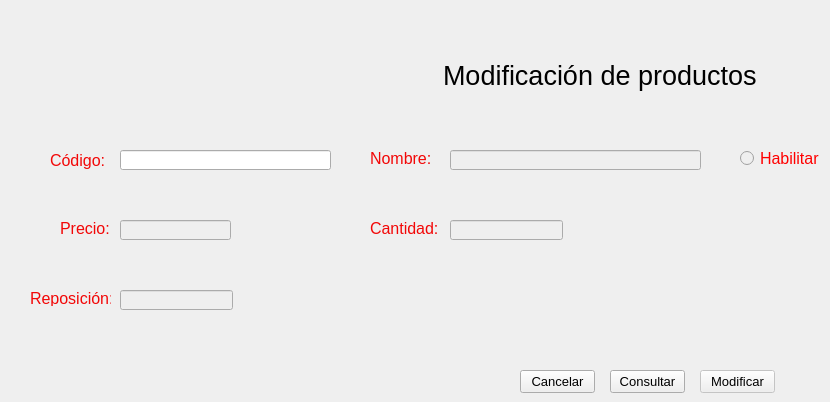
    <widget class="QWidget" name="modificarproductos">
     <property name="windowTitle">
      <string>Modificar producto</string>
     </property>
     <widget class="QLabel" name="label_14">
      <property name="geometry">
       <rect>
        <x>50</x>
        <y>150</y>
        <width>61</width>
        <height>21</height>
       </rect>
      </property>
      <property name="font">
       <font>
        <pointsize>12</pointsize>
       </font>
      </property>
      <property name="styleSheet">
       <string notr="true">color: rgb(242, 7, 7);</string>
      </property>
      <property name="text">
       <string>Código:</string>
      </property>
     </widget>
     <widget class="QLabel" name="label_15">
      <property name="geometry">
       <rect>
        <x>370</x>
        <y>220</y>
        <width>71</width>
        <height>16</height>
       </rect>
      </property>
      <property name="font">
       <font>
        <pointsize>12</pointsize>
       </font>
      </property>
      <property name="styleSheet">
       <string notr="true">color: rgb(242, 7, 7);</string>
      </property>
      <property name="text">
       <string>Cantidad:</string>
      </property>
     </widget>
     <widget class="QLabel" name="label_16">
      <property name="geometry">
       <rect>
        <x>60</x>
        <y>220</y>
        <width>51</width>
        <height>16</height>
       </rect>
      </property>
      <property name="font">
       <font>
        <pointsize>12</pointsize>
       </font>
      </property>
      <property name="styleSheet">
       <string notr="true">color: rgb(242, 7, 7);</string>
      </property>
      <property name="text">
       <string>Precio:</string>
      </property>
     </widget>
     <widget class="QLabel" name="label_17">
      <property name="geometry">
       <rect>
        <x>370</x>
        <y>150</y>
        <width>71</width>
        <height>16</height>
       </rect>
      </property>
      <property name="font">
       <font>
        <pointsize>12</pointsize>
       </font>
      </property>
      <property name="styleSheet">
       <string notr="true">color: rgb(242, 7, 7);</string>
      </property>
      <property name="text">
       <string>Nombre:</string>
      </property>
     </widget>
     <widget class="QLabel" name="label_18">
      <property name="geometry">
       <rect>
        <x>30</x>
        <y>290</y>
        <width>81</width>
        <height>16</height>
       </rect>
      </property>
      <property name="font">
       <font>
        <pointsize>12</pointsize>
       </font>
      </property>
      <property name="styleSheet">
       <string notr="true">color: rgb(242, 7, 7);</string>
      </property>
      <property name="text">
       <string>Reposición:</string>
      </property>
     </widget>
     <widget class="QLineEdit" name="linecodigomp">
      <property name="geometry">
       <rect>
        <x>120</x>
        <y>150</y>
        <width>211</width>
        <height>20</height>
       </rect>
      </property>
      <property name="font">
       <font>
        <pointsize>12</pointsize>
        <weight>75</weight>
        <bold>true</bold>
       </font>
      </property>
      <property name="styleSheet">
       <string notr="true">color: rgb(0, 0, 0);</string>
      </property>
      <property name="maxLength">
       <number>13</number>
      </property>
     </widget>
     <widget class="QLineEdit" name="linenombremp">
      <property name="enabled">
       <bool>false</bool>
      </property>
      <property name="geometry">
       <rect>
        <x>450</x>
        <y>150</y>
        <width>251</width>
        <height>20</height>
       </rect>
      </property>
      <property name="font">
       <font>
        <pointsize>12</pointsize>
        <weight>75</weight>
        <bold>true</bold>
       </font>
      </property>
      <property name="styleSheet">
       <string notr="true">color: rgb(0, 0, 0);</string>
      </property>
      <property name="maxLength">
       <number>25</number>
      </property>
     </widget>
     <widget class="QLineEdit" name="linepreciomp">
      <property name="enabled">
       <bool>false</bool>
      </property>
      <property name="geometry">
       <rect>
        <x>120</x>
        <y>220</y>
        <width>111</width>
        <height>20</height>
       </rect>
      </property>
      <property name="font">
       <font>
        <pointsize>12</pointsize>
        <weight>75</weight>
        <bold>true</bold>
       </font>
      </property>
      <property name="styleSheet">
       <string notr="true">color: rgb(0, 0, 0);</string>
      </property>
      <property name="maxLength">
       <number>7</number>
      </property>
     </widget>
     <widget class="QLineEdit" name="linecantidadmp">
      <property name="enabled">
       <bool>false</bool>
      </property>
      <property name="geometry">
       <rect>
        <x>450</x>
        <y>220</y>
        <width>113</width>
        <height>20</height>
       </rect>
      </property>
      <property name="font">
       <font>
        <pointsize>12</pointsize>
        <weight>75</weight>
        <bold>true</bold>
       </font>
      </property>
      <property name="styleSheet">
       <string notr="true">color: rgb(0, 0, 0);</string>
      </property>
      <property name="maxLength">
       <number>6</number>
      </property>
     </widget>
     <widget class="QLineEdit" name="linereposicionmp">
      <property name="enabled">
       <bool>false</bool>
      </property>
      <property name="geometry">
       <rect>
        <x>120</x>
        <y>290</y>
        <width>113</width>
        <height>20</height>
       </rect>
      </property>
      <property name="font">
       <font>
        <pointsize>12</pointsize>
        <weight>75</weight>
        <bold>true</bold>
       </font>
      </property>
      <property name="styleSheet">
       <string notr="true">color: rgb(0, 0, 0);</string>
      </property>
      <property name="maxLength">
       <number>6</number>
      </property>
     </widget>
     <widget class="QPushButton" name="buttoncancelarmp">
      <property name="geometry">
       <rect>
        <x>520</x>
        <y>370</y>
        <width>75</width>
        <height>23</height>
       </rect>
      </property>
      <property name="font">
       <font>
        <pointsize>10</pointsize>
       </font>
      </property>
      <property name="styleSheet">
       <string notr="true">color: rgb(0, 0, 0);</string>
      </property>
      <property name="text">
       <string>Cancelar</string>
      </property>
     </widget>
     <widget class="QPushButton" name="buttonconsultarmp">
      <property name="geometry">
       <rect>
        <x>610</x>
        <y>370</y>
        <width>75</width>
        <height>23</height>
       </rect>
      </property>
      <property name="font">
       <font>
        <pointsize>10</pointsize>
       </font>
      </property>
      <property name="styleSheet">
       <string notr="true">color: rgb(0, 0, 0);</string>
      </property>
      <property name="text">
       <string>Consultar</string>
      </property>
     </widget>
     <widget class="QPushButton" name="buttonmodificarmp">
      <property name="enabled">
       <bool>false</bool>
      </property>
      <property name="geometry">
       <rect>
        <x>700</x>
        <y>370</y>
        <width>75</width>
        <height>23</height>
       </rect>
      </property>
      <property name="font">
       <font>
        <pointsize>10</pointsize>
       </font>
      </property>
      <property name="styleSheet">
       <string notr="true">color: rgb(0, 0, 0);</string>
      </property>
      <property name="text">
       <string>Modificar</string>
      </property>
     </widget>
     <widget class="QRadioButton" name="radiomp">
      <property name="enabled">
       <bool>false</bool>
      </property>
      <property name="geometry">
       <rect>
        <x>740</x>
        <y>150</y>
        <width>81</width>
        <height>17</height>
       </rect>
      </property>
      <property name="font">
       <font>
        <pointsize>12</pointsize>
       </font>
      </property>
      <property name="styleSheet">
       <string notr="true">color: rgb(0, 0, 0);
color: rgb(255, 0, 0);</string>
      </property>
      <property name="text">
       <string>Habilitar</string>
      </property>
     </widget>
     <widget class="QLabel" name="label_32">
      <property name="geometry">
       <rect>
        <x>187</x>
        <y>10</y>
        <width>251</width>
        <height>101</height>
       </rect>
      </property>
      <property name="text">
       <string/>
      </property>
      <property name="pixmap">
       <pixmap>logos/logo3.png</pixmap>
      </property>
     </widget>
     <widget class="QLabel" name="label_33">
      <property name="geometry">
       <rect>
        <x>443</x>
        <y>60</y>
        <width>321</width>
        <height>31</height>
       </rect>
      </property>
      <property name="font">
       <font>
        <pointsize>20</pointsize>
       </font>
      </property>
      <property name="text">
       <string>Modificación de productos</string>
      </property>
     </widget>
    </widget>
